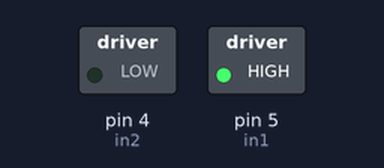
This sketch was run on a simulated Arduino Uno, built with avr-gcc and run on an emulated ATmega328P. Parts: switched loads named in the sketch (green lamp = pin HIGH).

Above: at 0.1 s.
Timing chart, 0 to 1.6 s (numbered marks = the images above):
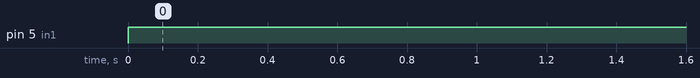

The sketch:

motor_control.ino
```cpp
//DC MOTOR CONTROL

int in1 = 5; //Declaring the pins where in1 in2 from the driver are wired
int in2 = 4; //here they are wired with D9 and D8 from Arduino
void setup() {
  pinMode(in1, OUTPUT); //Declaring the pin modes, obviously they're outputs
  pinMode(in2, OUTPUT);
}
void TurnMotorA(){
  digitalWrite(in1, LOW);
  digitalWrite(in2, HIGH);
}
void TurnOFFA(){
  digitalWrite(in1, LOW);
  digitalWrite(in2, LOW);
}
void TurnMotorAcw(){
  digitalWrite(in1, HIGH);
  digitalWrite(in2, LOW);
}
void loop() {
  //TurnMotorA(); //in the loop we use the function to turn the motor for 3s and stop it for 2s
  TurnMotorAcw();
  //delay(3000);
  //TurnOFFA();
  //delay(2000);
}
```

Measured:
- by itself, pin 5 (in1): LOW → HIGH at 0.00 s
